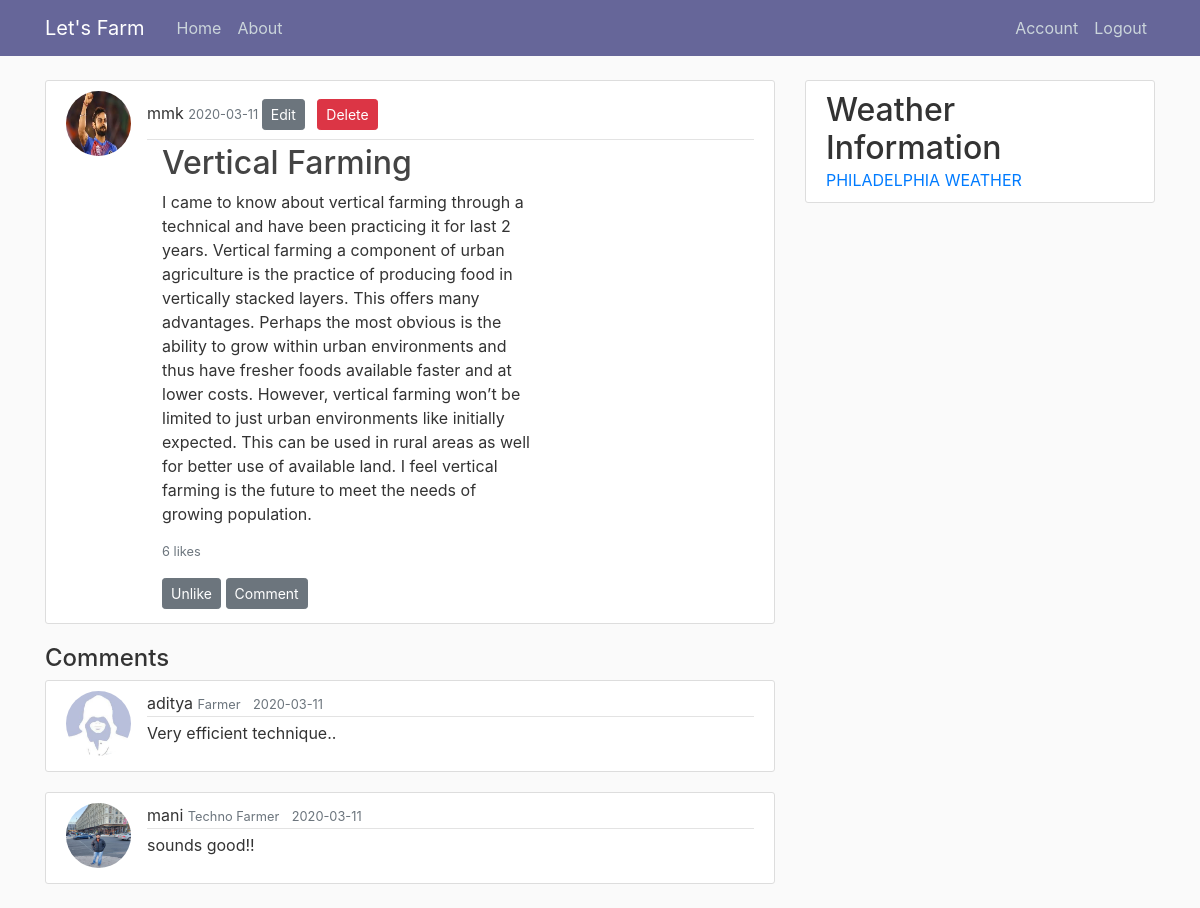
The app's page /post/4 (signed in) with its own data.
### community/models.py (models this page shows, shortened)
class User(db.Model, UserMixin):
	id = db.Column(db.Integer, primary_key = True)
	username = db.Column(db.String(20), unique = True, nullable = False)
	email = db.Column(db.String(120), unique = True, nullable = False)
	image_file = db.Column(db.String(20), nullable = False, default = 'default.jpg')
	password = db.Column(db.String(60), nullable = False, unique= False)
	bio = db.Column(db.String(200), nullable = True)
	posts = db.relationship('Post', backref = 'author', lazy = True)
	liked = db.relationship('PostLike', foreign_keys = 'PostLike.user_id', backref='user',lazy = 'dynamic')
	comments = db.relationship('Comment', backref= 'author', lazy = 'dynamic')
	def has_liked_post(self,post):
		return PostLike.query.filter(PostLike.user_id ==self.id, PostLike.post_id == post.id).count() > 0

class Post(db.Model):
	id = db.Column(db.Integer, primary_key = True)
	title = db.Column(db.String(150), nullable = False)
	date_posted = db.Column(db.DateTime, nullable = False, default=datetime.datetime.utcnow)
	content = db.Column(db.Text, nullable = False)
	user_id = db.Column(db.Integer, db.ForeignKey('user.id'), nullable = False)
	likes = db.relationship('PostLike', backref = 'post', lazy = 'dynamic')
	comments = db.relationship('Comment', backref= 'post', lazy = 'dynamic')

class Comment(db.Model):
	id = db.Column(db.Integer, primary_key = True)
	body = db.Column(db.Text)
	timestamp = db.Column(db.DateTime, nullable = False, default = datetime.datetime.utcnow)
	user_id = db.Column(db.Integer, db.ForeignKey('user.id'), nullable = False)
	post_id = db.Column(db.Integer,db.ForeignKey('post.id'), nullable = False)

### community/routes.py (the view)
@app.route("/post/<int:post_id>")
@login_required
def view_post(post_id):
	post = Post.query.get_or_404(post_id)
	comments = Comment.query.filter_by(post_id =post_id).order_by(Comment.timestamp.desc())
	return render_template('view_post.html',title = post.title, post = post, comments = comments)

### community/models.py (called while the page is built)
@login.user_loader
def load_user(usr_id):
	return User.query.get(int(usr_id))

### community/templates/view_post.html (shortened to what this page needs)
{% extends "layout.html" %}
{% block content %}
<div class="row">
  <div class="col-md-8">
        <article class="media content-section">
            <img class= "rounded-circle post-img" src="{{url_for('static',filename = 'Profile_pics/' +post.author.image_file)}}">
          <div class="media-body">
            <div class="article-metadata">
              <a class="mr-0" >{{ post.author.username }}</a>
              <small class="text-muted">{{ post.date_posted.strftime('%Y-%m-%d') }}
              </small>
              {% if post.author == current_user%}
                <a class="btn btn-secondary btn-sm pull-right" href="{{url_for('editpost', id = post.id)}}"> Edit </a>
                <button type="button" class="btn btn-danger btn-sm m-2" data-toggle="modal" data-target="#DeleteModal"> Delete </button>
              {% endif %}
            </div>
            <div class="col-md-8">
              <h2 class="article-title">{{ post.title }}</a></h2>
              <p>{{ post.content }}</p>
              <small class="text-muted">
                <p> {{ post.likes.count() }} likes</p>
              </small>
              {% if current_user.has_liked_post(post) %}
              <a class="btn btn-secondary btn-sm " href="{{ url_for('like_action', post_id=post.id, action='unlike') }}">Unlike</a>
              {% else %}
              <a class="btn btn-secondary btn-sm " href="{{ url_for('like_action', post_id=post.id, action='like') }}">Like</a>
            {% endif %}
              <a class="btn btn-secondary btn-sm " href="{{url_for('new_comment', post_id = post.id)}}"> Comment </a>
            </div>
          </div>
        </article>
        <h4>Comments</h4>
        {% for comment in comments%}
        <article class="media content-section">
            <img class= "rounded-circle post-img" src="{{url_for('static',filename = 'Profile_pics/' +comment.author.image_file)}}">
          <div class="media-body">
            <div class="article-metadata">
              <a class="mr-0" >{{ comment.author.username }}</a>
              <small class="text-muted mr-2">{{comment.author.bio}}</small>
              <small class="text-muted">{{ comment.timestamp.strftime('%Y-%m-%d') }}
              </small>
            </div>
            <p class="article-content">{{ comment.body }}</p>
          </div>
        </article>
        {% endfor %}
  </div>
        <div class="col-md-4">
          <div class="content-section">
            <h2 class="mb-0">Weather Information</h2>
            <a class="weatherwidget-io" href="https://forecast7.com/en/39d95n75d17/philadelphia/" data-label_1="PHILADELPHIA" data-label_2="WEATHER" data-theme="hexellence" >PHILADELPHIA WEATHER</a>
          </div>
        </div>
 </div>
{% endblock content %}

### community/templates/layout.html (shortened to what this page needs)
<!doctype html>
<html lang="en">
  <head>
    <link rel="stylesheet" href="https://stackpath.bootstrapcdn.com/bootstrap/4.4.1/css/bootstrap.min.css">
    <link rel="stylesheet" type="text/css" href="{{url_for('static', filename = 'main.css')}}">
</head>
<body>
	<header class="site-header">
	  <nav class="navbar navbar-expand-md navbar-dark bg-steel fixed-top">
	    <div class="container">
	      <a class="navbar-brand mr-4" href="{{ url_for('Home') }}">Let's Farm</a>
	      <div class="collapse navbar-collapse" id="navbarToggle">
	        <div class="navbar-nav mr-auto">
	        	{%if current_user.is_authenticated %}
	          	<a class="nav-item nav-link" href="{{ url_for('Home') }}">Home</a>
	          {% endif %}
	          <a class="nav-item nav-link" href="{{ url_for('About') }}">About</a>
	        </div>
	        <div class="navbar-nav">
	        	{%if current_user.is_authenticated %}
	        		<a class="nav-item nav-link" href="{{ url_for('account') }}">Account</a>
	        		<a class="nav-item nav-link" href="{{ url_for('logout') }}">Logout</a>
	        	{% else %}
			          <a class="nav-item nav-link" href="{{ url_for('login') }}">Login</a>
			          <a class="nav-item nav-link" href="{{ url_for('register') }}">Register</a>
	            {% endif %}
	        </div>
	      </div>
	    </div>
	  </nav>
	</header>
	<main role="main" class="container">
		{% block content %}{% endblock %}
	</main>
</body>
</html>

### community/static/main.css (style rules this page uses)
body { background: #fafafa; color: #333333; margin-top: 5rem; }
.bg-steel { background-color: #666699; }
.site-header .navbar-nav .nav-link { color: #cbd5db; }
.content-section { background: #ffffff; padding: 10px 20px; border: 1px solid #dddddd; border-radius: 3px; margin-bottom: 20px; }
.article-title { color: #444444; }
.article-content { white-space: pre-line; }
.post-img { height: 65px; width: 65px; margin-right: 16px; }
.article-metadata { padding-bottom: 1px; margin-bottom: 4px; border-bottom: 1px solid #e3e3e3 }
.col-md-8 { margin-bottom: 4px; }

### records on screen
User: image_file (picture), author.username "mmk"
Post: date_posted "2020-03-11", title "Vertical Farming", content "I came to know about vertical farming through a technical and have been practicing it for last 2 years. Vertical farming a component of urban agriculture is the practice of producing food in vertically stacked layers. This offers many advantages. Perhaps the most obvious is the ability to grow within urban environments and thus have fresher foods available faster and at lower costs. However, vertical farming won’t be limited to just urban environments like initially expected. This can be used in rural areas as well for better use of available land. I feel vertical farming is the future to meet the needs of growing population."
Comment: image_file (placeholder picture), author.username "aditya", author.bio "Farmer", timestamp "2020-03-11", body "Very efficient technique.."
Comment: image_file (picture), author.username "mani", author.bio "Techno Farmer", timestamp "2020-03-11", body "sounds good!!"

### other values on screen
{{ post.likes.count() }} "6"
